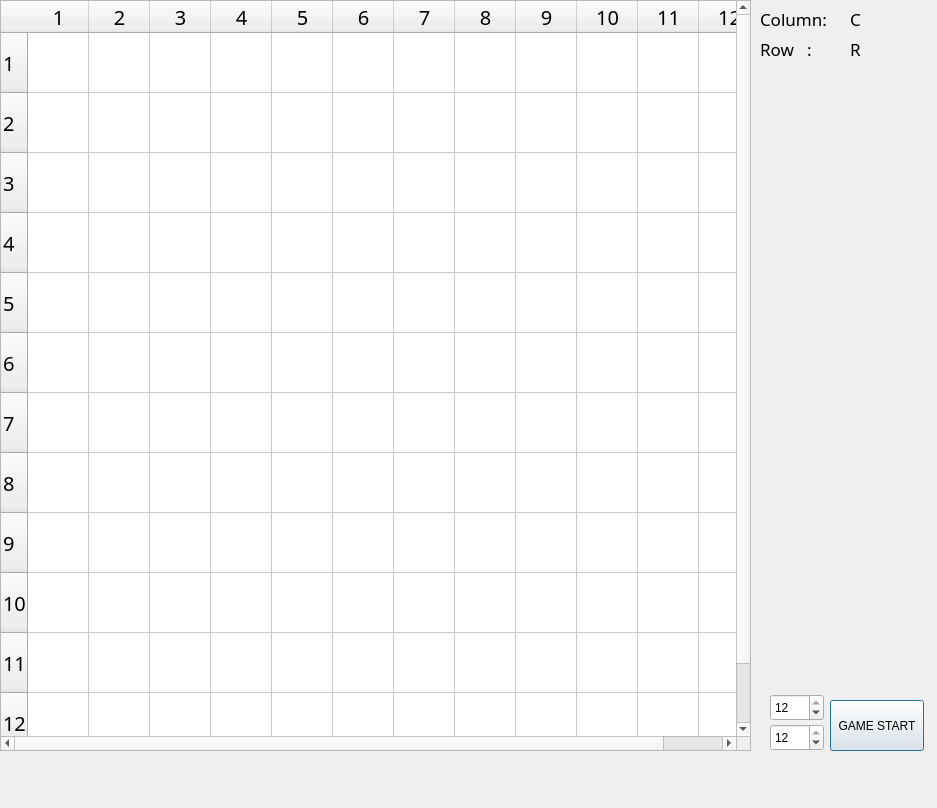
<?xml version="1.0" encoding="UTF-8"?>
<ui version="4.0">
 <class>Dialog</class>
 <widget class="QDialog" name="Dialog">
  <property name="geometry">
   <rect>
    <x>0</x>
    <y>0</y>
    <width>937</width>
    <height>808</height>
   </rect>
  </property>
  <property name="windowTitle">
   <string>Dialog</string>
  </property>
  <widget class="QTableWidget" name="playBoard">
   <property name="geometry">
    <rect>
     <x>0</x>
     <y>0</y>
     <width>751</width>
     <height>751</height>
    </rect>
   </property>
   <property name="minimumSize">
    <size>
     <width>751</width>
     <height>0</height>
    </size>
   </property>
   <property name="font">
    <font>
     <family>IPAGothic</family>
     <pointsize>15</pointsize>
    </font>
   </property>
   <property name="layoutDirection">
    <enum>Qt::LeftToRight</enum>
   </property>
   <property name="editTriggers">
    <set>QAbstractItemView::NoEditTriggers</set>
   </property>
   <property name="textElideMode">
    <enum>Qt::ElideRight</enum>
   </property>
   <property name="columnCount">
    <number>12</number>
   </property>
   <attribute name="horizontalHeaderDefaultSectionSize">
    <number>60</number>
   </attribute>
   <attribute name="horizontalHeaderMinimumSectionSize">
    <number>36</number>
   </attribute>
   <attribute name="verticalHeaderDefaultSectionSize">
    <number>60</number>
   </attribute>
   <row>
    <property name="text">
     <string>1</string>
    </property>
   </row>
   <row>
    <property name="text">
     <string>2</string>
    </property>
   </row>
   <row>
    <property name="text">
     <string>3</string>
    </property>
   </row>
   <row>
    <property name="text">
     <string>4</string>
    </property>
   </row>
   <row>
    <property name="text">
     <string>5</string>
    </property>
   </row>
   <row>
    <property name="text">
     <string>6</string>
    </property>
   </row>
   <row>
    <property name="text">
     <string>7</string>
    </property>
   </row>
   <row>
    <property name="text">
     <string>8</string>
    </property>
   </row>
   <row>
    <property name="text">
     <string>9</string>
    </property>
   </row>
   <row>
    <property name="text">
     <string>10</string>
    </property>
   </row>
   <row>
    <property name="text">
     <string>11</string>
    </property>
   </row>
   <row>
    <property name="text">
     <string>12</string>
    </property>
   </row>
   <column>
    <property name="text">
     <string>1</string>
    </property>
   </column>
   <column/>
   <column/>
   <column/>
   <column/>
   <column/>
   <column/>
   <column/>
   <column/>
   <column/>
   <column/>
   <column/>
   <item row="0" column="0">
    <property name="text">
     <string/>
    </property>
   </item>
  </widget>
  <widget class="QLabel" name="label">
   <property name="geometry">
    <rect>
     <x>760</x>
     <y>10</y>
     <width>77</width>
     <height>18</height>
    </rect>
   </property>
   <property name="font">
    <font>
     <family>IPAGothic</family>
     <pointsize>13</pointsize>
    </font>
   </property>
   <property name="text">
    <string>Column:</string>
   </property>
  </widget>
  <widget class="QLabel" name="label_2">
   <property name="geometry">
    <rect>
     <x>760</x>
     <y>40</y>
     <width>91</width>
     <height>18</height>
    </rect>
   </property>
   <property name="font">
    <font>
     <family>IPAGothic</family>
     <pointsize>13</pointsize>
    </font>
   </property>
   <property name="text">
    <string>Row   :</string>
   </property>
  </widget>
  <widget class="QLabel" name="rowLabel">
   <property name="geometry">
    <rect>
     <x>850</x>
     <y>40</y>
     <width>91</width>
     <height>18</height>
    </rect>
   </property>
   <property name="font">
    <font>
     <family>IPAGothic</family>
     <pointsize>13</pointsize>
    </font>
   </property>
   <property name="text">
    <string>R</string>
   </property>
  </widget>
  <widget class="QLabel" name="columnLabel">
   <property name="geometry">
    <rect>
     <x>850</x>
     <y>10</y>
     <width>77</width>
     <height>18</height>
    </rect>
   </property>
   <property name="font">
    <font>
     <family>IPAGothic</family>
     <pointsize>13</pointsize>
    </font>
   </property>
   <property name="text">
    <string>C</string>
   </property>
  </widget>
  <widget class="QPushButton" name="startButton">
   <property name="geometry">
    <rect>
     <x>830</x>
     <y>700</y>
     <width>94</width>
     <height>51</height>
    </rect>
   </property>
   <property name="text">
    <string>GAME START</string>
   </property>
  </widget>
  <widget class="QSpinBox" name="setColumn">
   <property name="geometry">
    <rect>
     <x>770</x>
     <y>724</y>
     <width>54</width>
     <height>27</height>
    </rect>
   </property>
   <property name="minimum">
    <number>1</number>
   </property>
   <property name="maximum">
    <number>12</number>
   </property>
   <property name="value">
    <number>12</number>
   </property>
  </widget>
  <widget class="QSpinBox" name="setRow">
   <property name="geometry">
    <rect>
     <x>770</x>
     <y>694</y>
     <width>54</width>
     <height>27</height>
    </rect>
   </property>
   <property name="minimum">
    <number>1</number>
   </property>
   <property name="maximum">
    <number>12</number>
   </property>
   <property name="value">
    <number>12</number>
   </property>
  </widget>
 </widget>
 <resources/>
 <connections/>
</ui>
